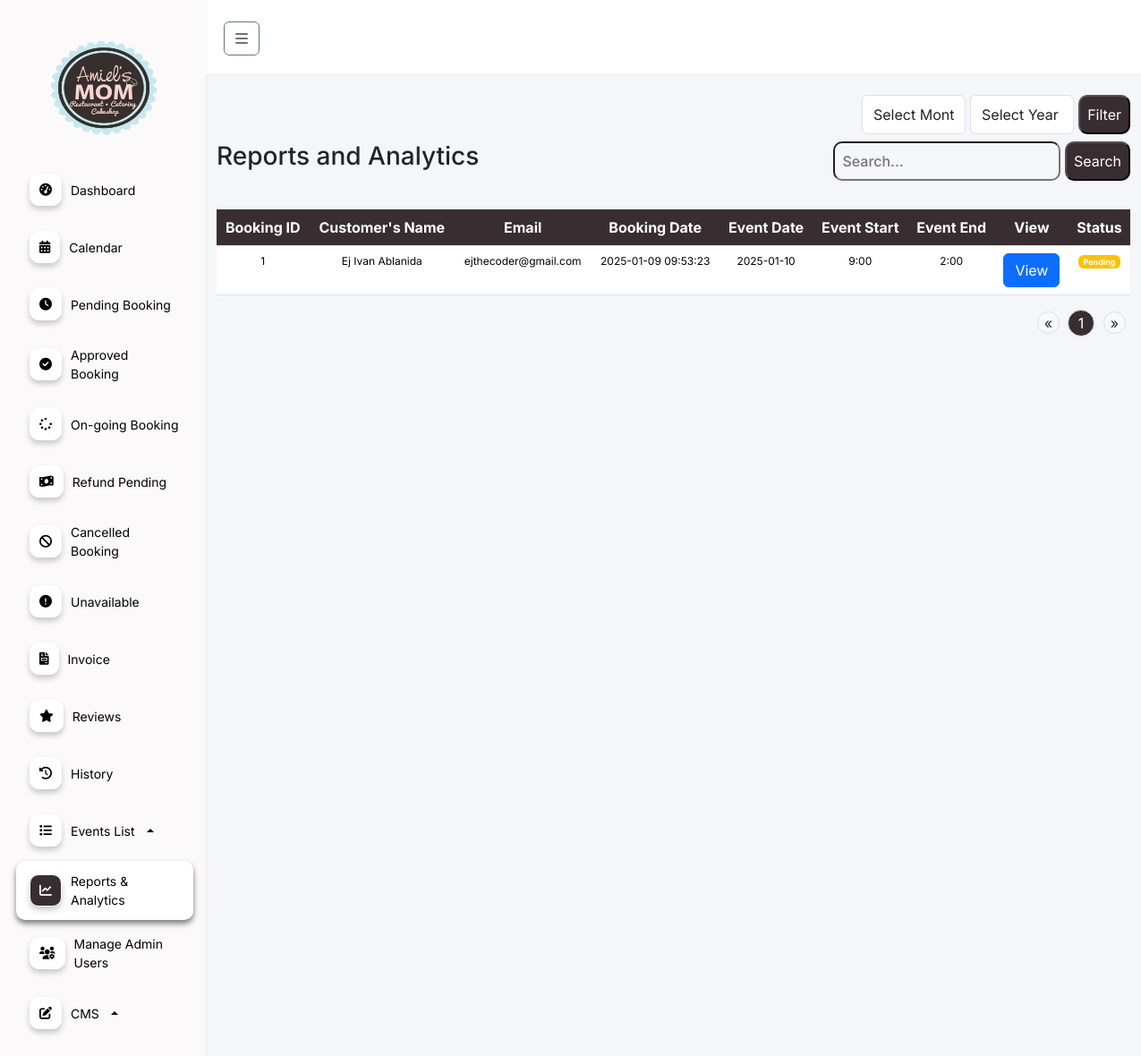
The page /features/admin/web/reports.php (signed in) on the database as committed earlier.
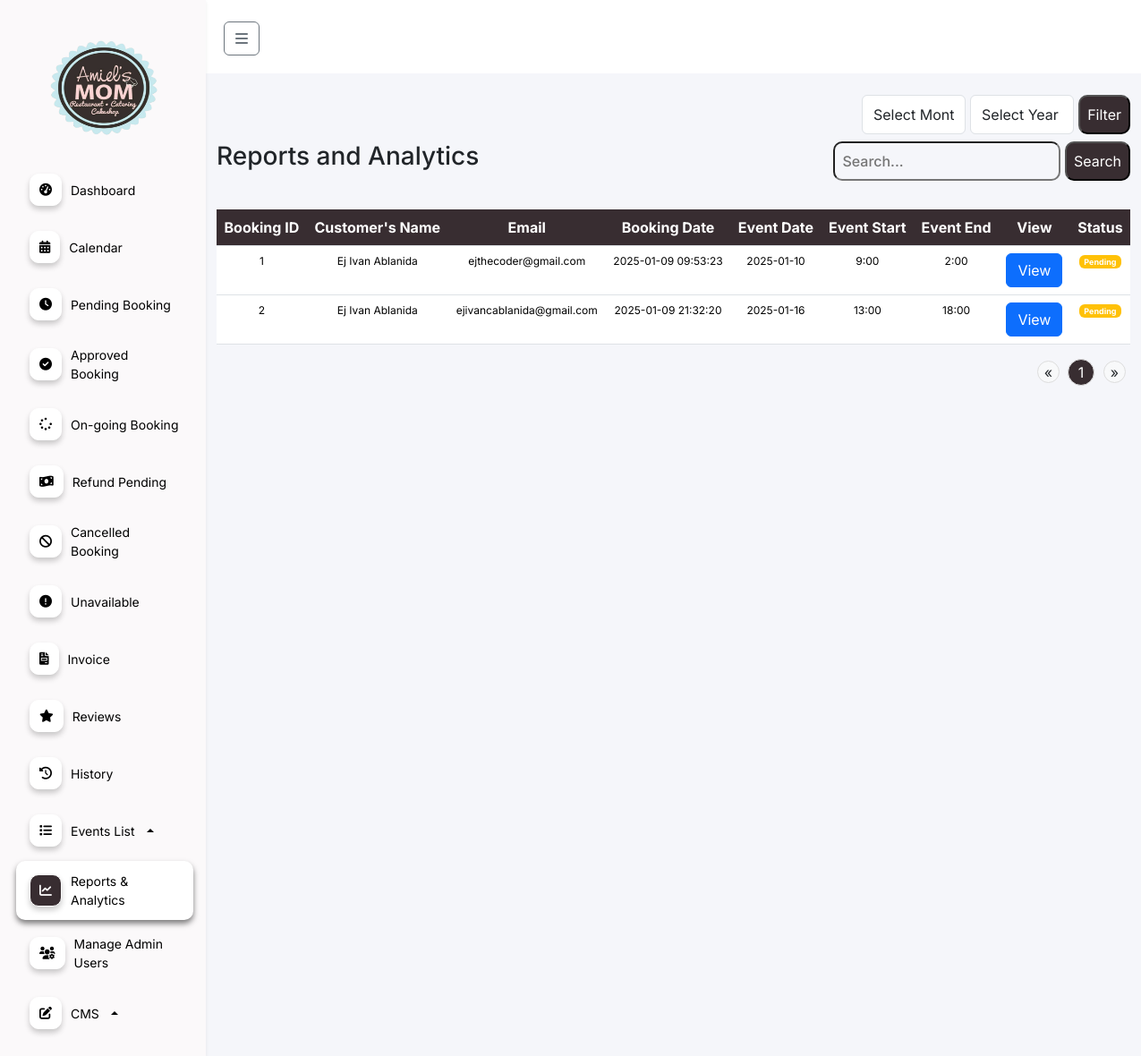
The same page on the database as committed later.
### tables this page shows
CREATE TABLE `booking` (
  `id` int(11) NOT NULL,
  `status` enum('To-pay','Pending','Waiting','On-going','Finished','Cancel-pending','Cancel','Update-payment','resched') NOT NULL,
  `full_name` varchar(255) NOT NULL,
  `celebrants_name` varchar(255) DEFAULT NULL,
  `email` varchar(255) NOT NULL,
  `phone_number` varchar(15) DEFAULT NULL,
  `events_date` varchar(255) DEFAULT NULL,
  `guest_count` int(11) DEFAULT NULL,
  `event_duration` int(11) DEFAULT NULL,
  `event_starttime` int(11) DEFAULT NULL,
  `event_endtime` int(11) DEFAULT NULL,
  `event_type` varchar(255) DEFAULT NULL,
  `event_package` varchar(255) DEFAULT NULL,
  `event_options` text DEFAULT NULL,
  `cost` decimal(10,2) DEFAULT 0.00,
  `cancel_reason` text DEFAULT NULL,
  `payment_image` varchar(255) DEFAULT NULL,
  `reference_no` varchar(100) DEFAULT NULL,
  `payment_amount` decimal(10,2) NOT NULL,
  `status_paid` tinyint(1) DEFAULT 0,
  `beef_dish` varchar(255) DEFAULT NULL,
  `pork_dish` varchar(255) DEFAULT NULL,
  `chicken_dish` varchar(255) DEFAULT NULL,
  `pasta_dish` varchar(255) DEFAULT NULL,
  `dessert_dish` varchar(255) DEFAULT NULL,
  `fish_dish` varchar(255) DEFAULT NULL,
  `drinks_dish` varchar(255) DEFAULT NULL,
  `created_at` datetime DEFAULT current_timestamp(),
  `gcash_name` varchar(255) NOT NULL,
  `gcash_number` varchar(20) NOT NULL,
  `review_status` int(11) DEFAULT 0,
  `second_payment_amount` decimal(10,2) NOT NULL DEFAULT 0.00,
  `second_reference_no` int(11) DEFAULT NULL,
  `second_payment_image` varchar(255) DEFAULT NULL,
  `add_pax` int(11) NOT NULL DEFAULT 0,
  `corkage_fee` tinyint(1) NOT NULL DEFAULT 0,
  `theme` varchar(255) NOT NULL,
  `refund_status` enum('full-refund','half-refund','no-refund') DEFAULT NULL,
  `refunded_amount` decimal(10,2) DEFAULT 0.00,
  `cancel_time` timestamp NULL DEFAULT NULL,
  `add_extend` int(11) DEFAULT 0,
  `payment_method` varchar(10) DEFAULT NULL,
  `add_payment` decimal(10,2) DEFAULT 0.00
);

### features/admin/web/reports.php (the view, shortened to what the changed rows need)
<?php
    require '../../../db.php';
    $search = isset($_GET['search']) ? $_GET['search'] : '';
    $results_per_page = 10;
    $page = isset($_GET['page']) ? (int)$_GET['page'] : 1;
    $start_from = ($page - 1) * $results_per_page;
    $search_term = "%" . $search . "%";
    $total_query = "SELECT COUNT(*) FROM booking WHERE status IN ('Pending', 'to-pay') AND (full_name LIKE ? OR celebrants_name LIKE ? OR email LIKE ?)";
    $stmt = $conn->prepare($total_query);
    $stmt->bind_param("sss", $search_term, $search_term, $search_term);
    $stmt->execute();
    $total_result = $stmt->get_result();
    $total_row = $total_result->fetch_row();
    $total_bookings = $total_row[0];
    $total_pages = ceil($total_bookings / $results_per_page);
    $query = "SELECT * FROM booking WHERE status IN ('Pending', 'to-pay') AND (full_name LIKE ? OR celebrants_name LIKE ? OR email LIKE ?) LIMIT ?, ?";
    $stmt = $conn->prepare($query);
    $stmt->bind_param("ssiii", $search_term, $search_term, $search_term, $start_from, $results_per_page);
    $stmt->execute();
    $result = $stmt->get_result();
?>
<!DOCTYPE html>
<html lang="en">
<head>
    <link rel="stylesheet" href="https://cdnjs.cloudflare.com/ajax/libs/font-awesome/6.0.0-beta3/css/all.min.css">
    <link href="https://cdn.jsdelivr.net/npm/bootstrap@5.3.3/dist/css/bootstrap.min.css" rel="stylesheet"
>
    <link href="https://cdn.jsdelivr.net/npm/sweetalert2@11.5.0/dist/sweetalert2.min.css" rel="stylesheet">
    <link rel="stylesheet" href="../css/index.css">
</head>
<body>
    <div class="content flex-grow-1">
        <div class="container mt-4">
            <div class="table-responsive">
    <table class="table mt-4">
        <thead class="table-booking">
            <tr>
                <th scope="col">Booking ID</th>
                <th scope="col">Customer's Name</th>
                <th scope="col">Email</th>
                <th scope="col">Booking Date</th>
                <th scope="col">Event Date</th>
                <th scope="col">Event Start</th>
                <th scope="col">Event End</th>
                <th scope="col">View</th>
                <th scope="col">Status</th>
            </tr>
        </thead>
        <tbody>
            <?php
                $id = 1;
                while ($row = $result->fetch_assoc()): ?>
                    <tr>
                        <td><?php echo $id++; ?></td>
                        <td><?php echo htmlspecialchars($row['full_name']); ?></td>
                        <td><?php echo htmlspecialchars($row['email']); ?></td>
                        <td><?php echo htmlspecialchars($row['created_at']); ?></td>
                        <td><?php echo htmlspecialchars($row['events_date']); ?></td>
                        <td><?php echo htmlspecialchars($row['event_starttime']); ?>:00</td>
                        <td><?php echo htmlspecialchars($row['event_endtime']); ?>:00</td>
                        <td>
                            <button class="btn btn-primary" data-bs-toggle="modal" data-bs-target="#viewModal<?php echo $row['id']; ?>">View</button>
                        </td>
                        <td>
                            <?php
                            if ($row['refund_status'] === 'full-refund' || $row['refund_status'] === 'half-refund') {
                                echo '<span class="badge bg-danger">Refund</span>';
                            } elseif ($row['status'] === 'Cancelled') {
                                echo '<span class="badge bg-secondary">Cancelled</span>';
                            } elseif ($row['status'] === 'Finished') {
                                echo '<span class="badge bg-success">Finished</span>';
                            } elseif ($row['status'] === 'Approved') {
                                echo '<span class="badge bg-primary">Approved</span>';
                            } else {
                                echo '<span class="badge bg-warning">Pending</span>';
                            }
                            ?>
                        </td>
                    </tr>
                            <?php endwhile; ?>
                        </tbody>
                    </table>
                </div>
                <nav aria-label="Page navigation">
                    <ul class="pagination d-flex justify-content-end">
                        <?php for ($i = 1; $i <= $total_pages; $i++): ?>
                            <li class="page-item <?php echo ($i == $page) ? 'active' : ''; ?>">
                                <a class="page-link" href="?page=<?php echo $i; ?>&search=<?php echo urlencode($search); ?>"><?php echo $i; ?></a>
                            </li>
                        <?php endfor; ?>
                    </ul>
                </nav>
        </div>
</body>
</html>

Rows that differ between the two databases and show on the page:
added booking: full_name "Ej Ivan Ablanida", email "ejivancablanida@gmail.com", created_at "2025-01-09 21:32:20", events_date "2025-01-16", event_starttime "13", event_endtime "18", status "Pending"
